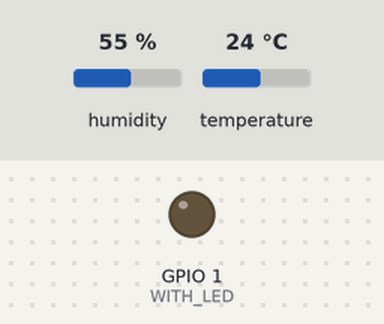
Recording of a sketch running on a simulated ESP8266 (NodeMCU). On the bench: output pins drawn as LEDs (lit = HIGH). The inputs (shaded band) are chosen by the test bench; at power-on: humidity 55 %, temperature 24 °C. WiFi joins after 1.5 s; servers stay silent unless stated; uploads are accepted with an empty reply; not simulated (calls return 0 or success): auth.h. At 3.1 s the program puts the board to deep sleep or switches it off; the recording ends there.

Above: at 0.1 s.
At 1.6 s:
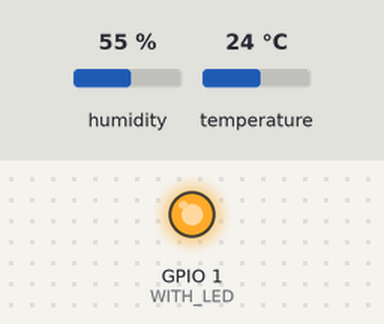
Timing chart, 0 to 3.1 s (numbered marks = the images above):
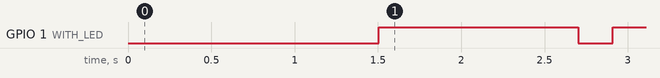

Measured:
- by itself, GPIO 1 (WITH_LED): HIGH → LOW at 2.7 s, → HIGH 0.21 s later

The sketch:

wetter_sensor.ino
```cpp
/* vim:set ts=4 sw=4 fileformat=unix fileencodings=utf-8 fileencoding=utf-8 noexpandtab:  */

/**\file
 * \brief  Weather sensor (power save variant)
 * \author Ralf Schröder
 *
 * (C) Feel free to change (MIT)
 *
 */


/*** Personal parameter adaptations ***/

#define WITH_LED 1    /** activate the onboard LED for testing, use the given LED */
//#undef WITH_LED    /** no onboard LED for testing */
#undef WITH_SERIAL   /** activate the serial printings for testing */
#undef LIGHT_SLEEP   /**< no deep sleep if defined, attend the link XPD_DCDC->RST for deep sleep */
#define VERSION "0.9" /**< Version */
#define BUILD 3       /**< Build number */
#define LOCATION "Testsensor"
//#define DHT_PIN D2
//#define DHT_VCC D0
#define DHT_PIN 0
#define DHT_VCC 2
ADC_MODE(ADC_VCC);    /**< vcc read */

#include "auth.h"

#ifndef WLAN_SSID
#define WLAN_SSID "SSID"
#endif
#ifndef WLAN_PASSWORD
#define WLAN_PASSWORD "geheim"
#endif
#ifndef DB_SECRET
#define DB_SECRET "geheim"
#endif


static const char* ssid = WLAN_SSID;
static const char* password = WLAN_PASSWORD;
static const int interval_sec = (5*60);  // Note: >= 2
static const char* sensor_id = "Ralfs " LOCATION; //< ID for data base separation, could be the sensor location name */

static const char* weather_server = "raspi.fritz.box";
static const int weather_port = 8000;


#include <ESP8266WiFi.h>
#include <DHT.h>

#ifdef WITH_SERIAL
extern "C" {
#include "user_interface.h"
}
#endif /* WITH_SERIAL */

#ifdef WITH_LED
#define ledON()  digitalWrite(WITH_LED, 0)
#define ledOFF() digitalWrite(WITH_LED, 1)
#else
#define ledON()
#define ledOFF()
#endif /* WITH_LED */

#ifdef WITH_SERIAL
#define TRACE_LINE(line) Serial.print(line)
#define TRACE(...)       Serial.printf(__VA_ARGS__)
#else
#define TRACE_LINE(line)
#define TRACE(...)
#endif

static unsigned long reconnect_timeout;  /**< Reconnect timeout within loop() for lost WiFi connections (millis() value) */

static WiFiClient client;                /**< client for data transmission */
/** If set, a data message was sent, until the set value the response should be received (millis() value). After that time hangup. */
static unsigned long client_timeout;

static DHT dht(DHT_PIN, DHT22);               /**< Sensor object */
static unsigned long data_next;          /**< time to read the sensor (millis value) */


/** Deep sleep methon. I assume here, that the function continues after the sleep.
 *  That's not true for reset based variants, but other light sleep varaint can be test so, too.
 */
static void deep_sleep()
{
	unsigned long now = millis();
	unsigned long wait = data_next - now;
#ifdef LIGHT_SLEEP
	if (wait > 60000) { wait = 60000; }
	TRACE("sleeping %lu msec at: %lu\n", wait, now);
	delay(wait);
#else
	if (wait > interval_sec * 1000) { wait = interval_sec * 1000; }
	pinMode(DHT_VCC, INPUT);
#ifdef WITH_SERIAL
	TRACE("%s %lu msec at: %lu\n", __func__, wait, now);
	Serial.flush();
#endif
	delay(100);
	ESP.deepSleep(wait*1000);
	/* point never reached */
	delay(1000);
#endif
}


/** Transmit a message to a server (force connect/closing) */
static void transmit_msg(float temperature, float humidity)
{
	if (client.connect(weather_server, weather_port))
	{
		char buf[600];
		unsigned jlen = snprintf(buf, sizeof(buf),
				"{\"sender_id\":\"%s\",\"password\":\"" DB_SECRET "\",\"temperature\":%.1f,"
				"\"humidity\":%.1f,\"vcc\":%.2f,\"millis\":%lu,\"rssi\":%d }\r\n",
				sensor_id, temperature, humidity, ESP.getVcc() / 1000.0, millis(), WiFi.RSSI());
		char* header = buf + jlen + 1;
		unsigned hlen = snprintf(header, sizeof(buf)-jlen-1,
				"POST /esp8266_trigger HTTP/1.1\r\n"
				"Host: %s:%u\r\n"
				"Connection: close\r\n"
				"Content-Type: application/json; charset=utf-8\r\n"
				"Content-Length: %u\r\n\r\n", weather_server, weather_port, jlen);
		TRACE_LINE(header);
		TRACE_LINE(buf);
		client.write(header, hlen); client.write(buf, jlen);
		client_timeout = millis() + 5000;   // expect answer finished after 5 sec
	} else {
		TRACE("%s: no http server connection\n", __func__);
	}
}


/** Sensor reading and data transmission */
static bool sensorRead()
{
	bool ret;
	ledON();
	float t = dht.readTemperature();
	float h = dht.readHumidity();
	if (!isnan(t) && !isnan(h))
	{
		transmit_msg(t, h);
		TRACE("Temperatur: %.1f°C Luftfeuchtikeit: %.1f%% RSSI:%d\n", t, h, WiFi.RSSI());
		ret = true;
	} else {
		digitalWrite(DHT_VCC, LOW);
		TRACE("%s: reading sensor failed, try again\n", __func__);
		delay(100);
		digitalWrite(DHT_VCC, HIGH);
		ret = false;
	}
	ledOFF();
	return ret;
}

static int wifi_trace(int status)
{
#ifdef WITH_SERIAL
	switch (status)
	{
		case WL_CONNECTED: TRACE_LINE("WiFi: WL_CONNECTED\n"); break;
		case WL_NO_SHIELD: TRACE_LINE("WiFi: WL_NO_SHIELD\n"); break;
		case WL_IDLE_STATUS: TRACE_LINE("WiFi: WL_IDLE_STATUS\n"); break;
		case WL_NO_SSID_AVAIL: TRACE_LINE("WiFi: WL_SSID_AVAIL\n"); break;
		case WL_SCAN_COMPLETED: TRACE_LINE("WiFi: WL_SCAN_COMPLETED\n"); break;
		case WL_CONNECT_FAILED: TRACE_LINE("WiFi: WL_CONNECT_FAILED\n"); break;
		case WL_CONNECTION_LOST: TRACE_LINE("WiFi: WL_CONNECTION_LOST\n"); break;
		case WL_DISCONNECTED: TRACE_LINE("WiFi: WL_DISCONNECTEDNO_SHIELD\n"); break;
		default: TRACE("%s: illegal state %d", __func__, status); break;
	}
#endif
	return status;
}


/** Framework setup entry point (after reset) */
void setup()
{
#ifdef WITH_LED
	pinMode(WITH_LED, OUTPUT);
#endif /* WITH_LED */
	ledON();

#ifdef WITH_SERIAL
	Serial.begin(115200);
	delay(20);
	TRACE("%s serial connection online\n", __func__);
	enum flash_size_map fmap = system_get_flash_size_map();
	const char * const FLASH_MAP[] = {
		"4Mbits. Map : 256KBytes + 256KBytes",
		"2Mbits. Map : 256KBytes",
		"8Mbits. Map : 512KBytes + 512KBytes",
		"16Mbits. Map : 512KBytes + 512KBytes",
		"32Mbits. Map : 512KBytes + 512KBytes",
		"16Mbits. Map : 1024KBytes + 1024KBytes",
		"32Mbits. Map : 1024KBytes + 1024KBytes",
		"32Mbits. Map : 2048KBytes + 2048KBytes",
		"64Mbits. Map : 1024KBytes + 1024KBytes",
		"128Mbits. Map : 1024KBytes + 1024KBytes"
		};

	TRACE("%s reset reason: %s flash: %s size: %u real %u speed %u freq %uMHz scetch %u free %u Vcc: %d\n",
			__func__, ESP.getResetInfo().c_str(), FLASH_MAP[fmap],
		 ESP.getFlashChipSize(), ESP.getFlashChipRealSize(), ESP.getFlashChipSpeed(), ESP.getCpuFreqMHz(),
		 ESP.getSketchSize(), ESP.getFreeSketchSpace(), ESP.getVcc());
#endif /* WITH_SERIAL */

	/** Start early because we have to wait 1.5sec before first reading */
	pinMode(DHT_VCC, OUTPUT);
	digitalWrite(DHT_VCC, LOW);

	// Connect to WiFi network
#ifdef WITH_SERIAL
	WiFi.onStationModeGotIP([](const WiFiEventStationModeGotIP& event)
			{ TRACE("WiFI connected on %s channel%u, IP: %s\n", WiFi.SSID().c_str(), WiFi.channel(), WiFi.localIP().toString().c_str()); }
		);

	WiFi.onStationModeDisconnected([](const WiFiEventStationModeDisconnected& event)
			{ TRACE("Station disconnected from %s, reason %d\n", event.ssid.c_str(), event.reason ); }
		);
#endif /* WITH_SERIAL */


	if (WL_NO_SSID_AVAIL == WiFi.begin())
	{
		TRACE("Connecting to %s ", ssid);
		WiFi.begin(ssid, password);
	} else {
		TRACE("Connecting to persistent %s ", WiFi.SSID().c_str());
	}

	if (!WiFi.getAutoConnect()) { WiFi.setAutoConnect(true); }
	WiFi.setAutoReconnect(true);

	for(int count = 0; count < 100; count++)
	{
			if (WiFi.status() == WL_CONNECTED) { break; }
			delay(100);
			TRACE(".");
	}
	wifi_trace(WiFi.status());

	ledOFF();
	digitalWrite(DHT_VCC, HIGH);
	dht.begin();
	data_next = millis() + 1200;
}


/** Framework mainloop */
void loop()
{
	/** Check WiFi connection first */
	if (WiFi.status() != WL_CONNECTED)
	{
		wifi_trace(WiFi.status());
		deep_sleep(); // give up, wait one data interval
		return;
	}

	// we are connected with WiFi here
	if (client_timeout && client.connected())
	{  // await the data answer
		if (client_timeout < millis())
		{
			TRACE_LINE("\nWiFi: stop client connection");
			client.stop();
			client_timeout = 0;
		} else {
			while (client.available()) { char c = client.read(); TRACE("%c", c); }
			if (client.connected())
			{
				yield();
			} else {
				TRACE_LINE("\nWiFi: client connection finished\n");
				client_timeout = 0;
				client.stop();
			}
		}
		return;
	} else {
		if (millis() >= data_next)
		{ // sensor time
			if (sensorRead())
			{
				data_next += interval_sec * 1000;
#ifndef LIGHT_SLEEP
				data_next -= millis();
#endif
				TRACE("%s: now:%lu next sensor read %lu\n", __func__, millis(), data_next);
			}
#ifdef LIGHT_SLEEP
			else { data_next = millis() + 4000; }
#else
			else if (millis() < 20000) {
				data_next = millis() + 4000;
			} else {
				data_next = interval_sec * 1000;
#ifndef LIGHT_SLEEP
				data_next -= millis();
#endif
				TRACE("%s: sensor timeout now:%lu next sensor read %lu\n", __func__, millis(), data_next);
			}
#endif /* LIGHT_SLEEP */
			return;
		} else {
			unsigned wait;
			if ((wait = data_next - millis()) < 10000)
			{
				TRACE("%s: now:%lu next sensor read %lu waiting %ums\n", __func__, millis(), data_next, wait);
				delay(wait);
				return;
			}
		}
	}
	deep_sleep();
}
```
